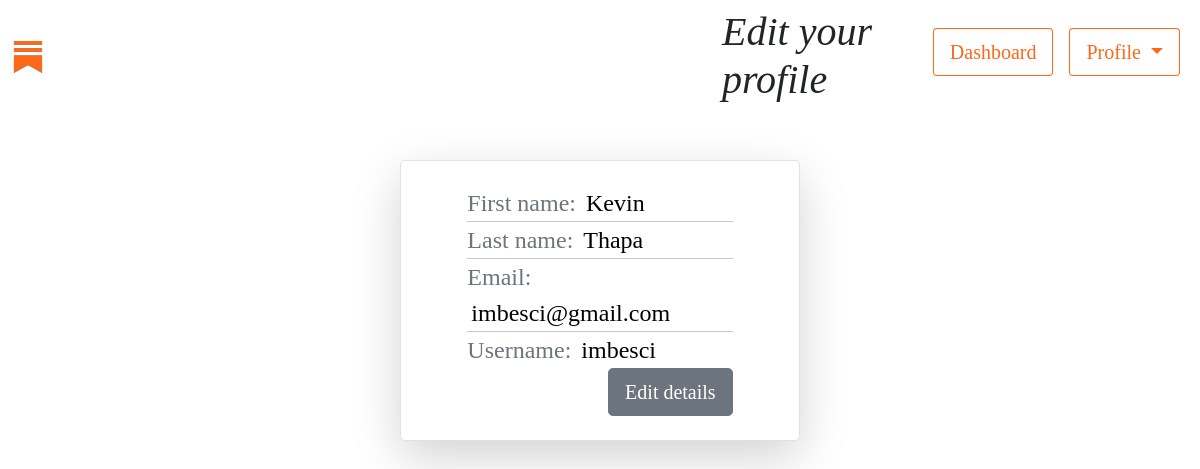
The app's page /accounts/details/ (signed in), older data.
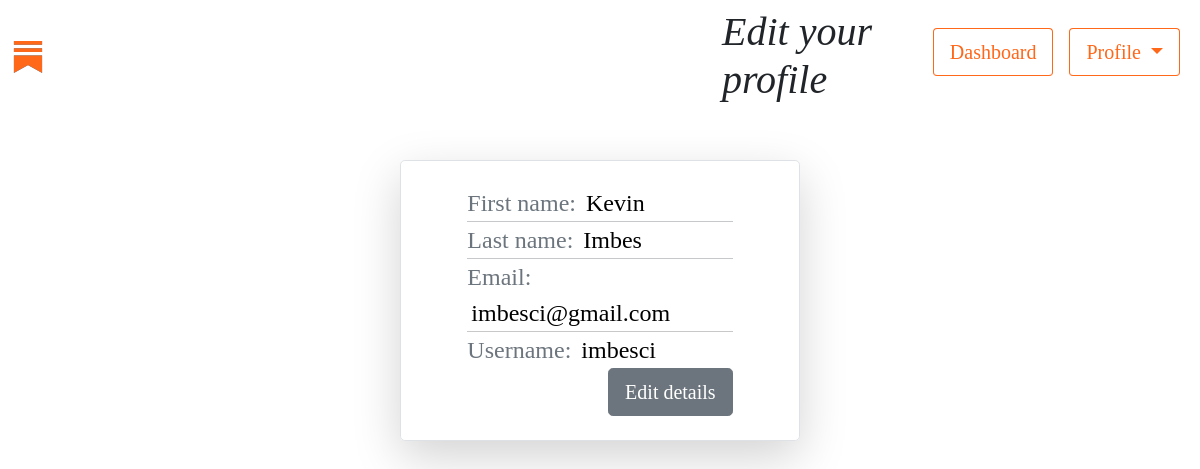
The same page, newer data.
### accounts/models.py (models this page shows, shortened)
class SubstackUser(AbstractBaseUser):
    first_name     = models.CharField(verbose_name='first name', max_length=40)
    last_name      = models.CharField(verbose_name='last name', max_length=40)
    email          = models.EmailField(verbose_name='email', max_length=60, unique=True)
    username       = models.CharField(max_length=30, unique=True)
    date_joined    = models.DateTimeField(verbose_name='date joined', auto_now_add=True)
    last_login     = models.DateTimeField(verbose_name='last login', auto_now=True)
    is_admin       = models.BooleanField(default = False)
    is_active      = models.BooleanField(default = True)
    is_staff       = models.BooleanField(default = False)
    is_superuser   = models.BooleanField(default=False)
    USERNAME_FIELD = 'email'
    REQUIRED_FIELDS = ['first_name', 'last_name', 'username',]
    objects = SubstackUserManager()

### accounts/views.py (the view)
@login_required(login_url='accounts:login', redirect_field_name='auth_failed')
def show_account(request):
    pk = request.user.pk
    user = SubstackUser.objects.get(pk=pk)
    context = {
        'user' : user,
        'isDetail': True
    }
    return render(request, 'accounts/account_details.html', context)

### accounts/templates/accounts/account_details.html (shortened to what this page needs)
{% extends 'default.html' %}
{% load static %}
{% load widget_tweaks %}
{% block customcss %} <link rel="stylesheet" href="{% static 'styles.css' %}"> {% endblock customcss %}
{% block content %}
{% include 'snippets/generalheader.html' %}
{% include 'accounts/snippets/detail_snippet.html' %}
{% endblock content %}

### accounts/templates/accounts/snippets/detail_snippet.html
<div class="position-relative start-50 translate-middle-x col-4 mt-5 py-4 border shadow-lg rounded-3 " hx-target="this" hx-swap="outerHTML" style="display:block;">
    <div class="continer-fluid d-flex justify-content-center">
        <div class="col-8">
            <div class="" style="width:100%;">
                <div class="fs-4 text-muted">First name: <span class="ms-1 text-black">{{user.first_name}}</span></div>
                <hr class="bg-dark">
                <div class="fs-4 text-muted">Last name: <span class="ms-1 text-black">{{user.last_name}}</span></div>
                <hr class="bg-dark">
                <div class="fs-4 text-muted">Email: <span class="ms-1 text-black">{{user.email}}</span></div>
                <hr class="bg-dark">
                <div class="fs-4 text-muted">Username: <span class="ms-1 text-black">{{user.username}}</span></div>
            </div>
            <div class="d-flex justify-content-end">
                <button class="btn btn-lg btn-secondary " hx-get="{% url 'accounts:edit-snippet' %}">Edit details</button>
            </div>
        </div>
    </div>
</div>

Row changes from the older to the newer data that the page shows:
changed SubstackUser "Kevin": last_name "Thapa" → "Imbes"
